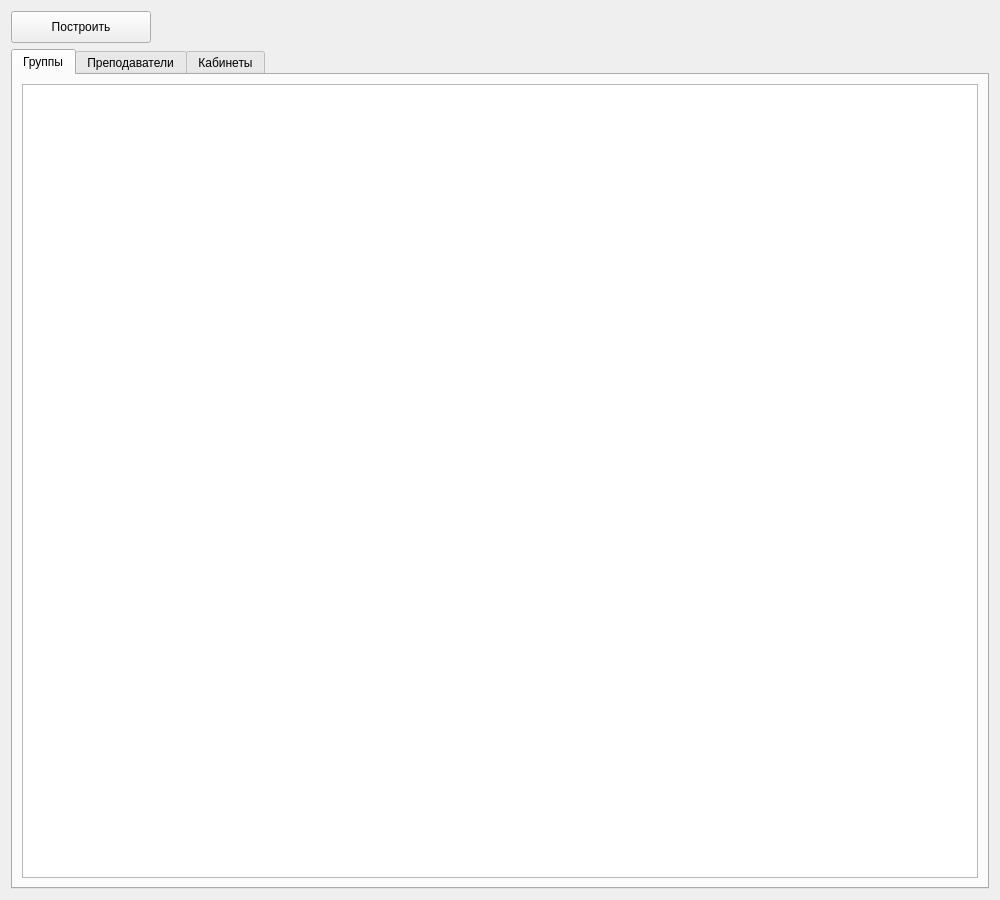
<?xml version="1.0" encoding="UTF-8"?>
<ui version="4.0">
 <class>Graphic</class>
 <widget class="QWidget" name="Graphic">
  <property name="geometry">
   <rect>
    <x>0</x>
    <y>0</y>
    <width>1000</width>
    <height>900</height>
   </rect>
  </property>
  <property name="windowTitle">
   <string>Диаграмма Ганта</string>
  </property>
  <layout class="QVBoxLayout" name="verticalLayout">
   <item>
    <layout class="QHBoxLayout" name="horizontalLayout">
     <item>
      <widget class="QPushButton" name="but_draw">
       <property name="minimumSize">
        <size>
         <width>140</width>
         <height>32</height>
        </size>
       </property>
       <property name="text">
        <string>Построить</string>
       </property>
      </widget>
     </item>
     <item>
      <widget class="QLabel" name="lab_info">
       <property name="sizePolicy">
        <sizepolicy hsizetype="Expanding" vsizetype="Preferred">
         <horstretch>0</horstretch>
         <verstretch>0</verstretch>
        </sizepolicy>
       </property>
       <property name="text">
        <string/>
       </property>
       <property name="wordWrap">
        <bool>true</bool>
       </property>
      </widget>
     </item>
    </layout>
   </item>
   <item>
    <widget class="QTabWidget" name="tabWidget">
     <property name="sizePolicy">
      <sizepolicy hsizetype="Expanding" vsizetype="Expanding">
       <horstretch>0</horstretch>
       <verstretch>0</verstretch>
      </sizepolicy>
     </property>
     <property name="tabPosition">
      <enum>QTabWidget::North</enum>
     </property>
     <property name="tabShape">
      <enum>QTabWidget::Rounded</enum>
     </property>
     <property name="currentIndex">
      <number>0</number>
     </property>
     <property name="documentMode">
      <bool>false</bool>
     </property>
     <widget class="QWidget" name="tab_groups">
      <attribute name="title">
       <string>Группы</string>
      </attribute>
      <layout class="QVBoxLayout" name="verticalLayout_2">
       <item>
        <widget class="QGraphicsView" name="view_groups">
         <property name="sizePolicy">
          <sizepolicy hsizetype="Expanding" vsizetype="Expanding">
           <horstretch>0</horstretch>
           <verstretch>1</verstretch>
          </sizepolicy>
         </property>
         <property name="dragMode">
          <enum>QGraphicsView::ScrollHandDrag</enum>
         </property>
        </widget>
       </item>
      </layout>
     </widget>
     <widget class="QWidget" name="tab_teachers">
      <attribute name="title">
       <string>Преподаватели</string>
      </attribute>
      <layout class="QVBoxLayout" name="verticalLayout_3">
       <item>
        <widget class="QGraphicsView" name="view_teachers">
         <property name="sizePolicy">
          <sizepolicy hsizetype="Expanding" vsizetype="Expanding">
           <horstretch>0</horstretch>
           <verstretch>1</verstretch>
          </sizepolicy>
         </property>
         <property name="dragMode">
          <enum>QGraphicsView::ScrollHandDrag</enum>
         </property>
        </widget>
       </item>
      </layout>
     </widget>
     <widget class="QWidget" name="tab_rooms">
      <attribute name="title">
       <string>Кабинеты</string>
      </attribute>
      <layout class="QVBoxLayout" name="verticalLayout_4">
       <item>
        <widget class="QGraphicsView" name="view_rooms">
         <property name="sizePolicy">
          <sizepolicy hsizetype="Expanding" vsizetype="Expanding">
           <horstretch>0</horstretch>
           <verstretch>1</verstretch>
          </sizepolicy>
         </property>
         <property name="dragMode">
          <enum>QGraphicsView::ScrollHandDrag</enum>
         </property>
        </widget>
       </item>
      </layout>
     </widget>
    </widget>
   </item>
  </layout>
 </widget>
 <resources/>
 <connections/>
</ui>
